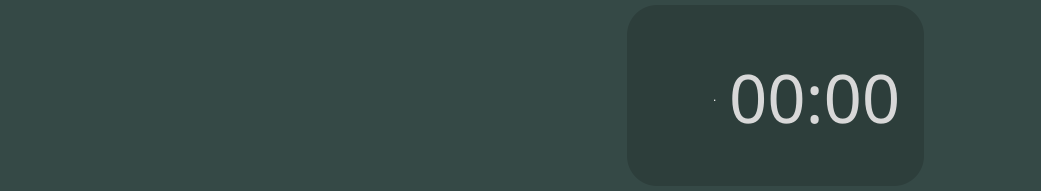
    <widget class="QWidget" name="topBar" native="true">
     <property name="enabled">
      <bool>false</bool>
     </property>
     <property name="sizePolicy">
      <sizepolicy hsizetype="Preferred" vsizetype="Preferred">
       <horstretch>0</horstretch>
       <verstretch>0</verstretch>
      </sizepolicy>
     </property>
     <property name="minimumSize">
      <size>
       <width>0</width>
       <height>0</height>
      </size>
     </property>
     <property name="maximumSize">
      <size>
       <width>16777215</width>
       <height>16777215</height>
      </size>
     </property>
     <property name="styleSheet">
      <string notr="true">QWidget {
	background-color: qlineargradient(spread:pad, x1:0.224, y1:0.419, x2:0.491, y2:0.4315, stop:0 rgba(239, 239, 239, 255), stop:0.339799 rgba(255, 255, 255, 255), stop:0.340909 rgba(150, 203, 124, 255), stop:0.662452 rgba(150, 203, 124, 255), stop:0.662469 rgba(76, 165, 34, 255), stop:1 rgba(76, 165, 34, 255));
}
QWidget:disabled {
	background-color: rgb(53, 73, 70);
}
</string>
     </property>
     <layout class="QGridLayout" name="topBarLayout" columnstretch="3,6,3,6,3,6,50,1,2,3,2,10">
      <property name="leftMargin">
       <number>0</number>
      </property>
      <property name="topMargin">
       <number>5</number>
      </property>
      <property name="rightMargin">
       <number>20</number>
      </property>
      <property name="bottomMargin">
       <number>5</number>
      </property>
      <item row="0" column="5">
       <widget class="QLabel" name="labelGps">
        <property name="sizePolicy">
         <sizepolicy hsizetype="Ignored" vsizetype="Preferred">
          <horstretch>0</horstretch>
          <verstretch>0</verstretch>
         </sizepolicy>
        </property>
        <property name="styleSheet">
         <string notr="true">QLabel {
	image: url(:/Recursos/Icons/gpsOff.svg);
	background-color: rgba(245, 245, 245,0);
}
QLabel:disabled {
	background-color: rgb(53, 73, 70);
	image: url(:/Recursos/Icons/gpsDis.svg);
}</string>
        </property>
        <property name="text">
         <string/>
        </property>
        <property name="scaledContents">
         <bool>false</bool>
        </property>
        <property name="margin">
         <number>20</number>
        </property>
       </widget>
      </item>
      <item row="0" column="3">
       <widget class="QLabel" name="labelCamera">
        <property name="sizePolicy">
         <sizepolicy hsizetype="Preferred" vsizetype="Preferred">
          <horstretch>0</horstretch>
          <verstretch>0</verstretch>
         </sizepolicy>
        </property>
        <property name="autoFillBackground">
         <bool>false</bool>
        </property>
        <property name="styleSheet">
         <string notr="true">QLabel {
	image: url(:/Recursos/Icons/camOff.svg);
	background-color: rgba(239, 239, 239,0);
}
QLabel:disabled {
	background-color: rgb(53, 73, 70);
	image: url(:/Recursos/Icons/camDis.svg);
}</string>
        </property>
        <property name="frameShape">
         <enum>QFrame::NoFrame</enum>
        </property>
        <property name="frameShadow">
         <enum>QFrame::Plain</enum>
        </property>
        <property name="lineWidth">
         <number>1</number>
        </property>
        <property name="midLineWidth">
         <number>0</number>
        </property>
        <property name="textFormat">
         <enum>Qt::PlainText</enum>
        </property>
        <property name="scaledContents">
         <bool>false</bool>
        </property>
        <property name="alignment">
         <set>Qt::AlignJustify|Qt::AlignVCenter</set>
        </property>
        <property name="margin">
         <number>20</number>
        </property>
       </widget>
      </item>
      <item row="0" column="2">
       <spacer name="horizontalSpacer_43">
        <property name="orientation">
         <enum>Qt::Horizontal</enum>
        </property>
        <property name="sizeHint" stdset="0">
         <size>
          <width>40</width>
          <height>20</height>
         </size>
        </property>
       </spacer>
      </item>
      <item row="0" column="0">
       <spacer name="horizontalSpacer_45">
        <property name="orientation">
         <enum>Qt::Horizontal</enum>
        </property>
        <property name="sizeHint" stdset="0">
         <size>
          <width>40</width>
          <height>20</height>
         </size>
        </property>
       </spacer>
      </item>
      <item row="0" column="11">
       <widget class="QLabel" name="batteryLabel">
        <property name="styleSheet">
         <string notr="true">background-color: rgb(76, 165, 34);
background-color: rgba(53, 73, 70,0);
image: url(:/Recursos/Icons/batteryFull.svg);</string>
        </property>
        <property name="text">
         <string/>
        </property>
        <property name="scaledContents">
         <bool>false</bool>
        </property>
        <property name="wordWrap">
         <bool>true</bool>
        </property>
        <property name="margin">
         <number>0</number>
        </property>
        <property name="indent">
         <number>0</number>
        </property>
       </widget>
      </item>
      <item row="0" column="10">
       <spacer name="horizontalSpacer_53">
        <property name="orientation">
         <enum>Qt::Horizontal</enum>
        </property>
        <property name="sizeHint" stdset="0">
         <size>
          <width>40</width>
          <height>20</height>
         </size>
        </property>
       </spacer>
      </item>
      <item row="0" column="4">
       <spacer name="horizontalSpacer_44">
        <property name="orientation">
         <enum>Qt::Horizontal</enum>
        </property>
        <property name="sizeHint" stdset="0">
         <size>
          <width>40</width>
          <height>20</height>
         </size>
        </property>
       </spacer>
      </item>
      <item row="0" column="1">
       <widget class="QLabel" name="labelWifi">
        <property name="sizePolicy">
         <sizepolicy hsizetype="Ignored" vsizetype="Preferred">
          <horstretch>0</horstretch>
          <verstretch>0</verstretch>
         </sizepolicy>
        </property>
        <property name="styleSheet">
         <string notr="true">QLabel {
	image: url(:/Recursos/Icons/wifiOff.svg);
	background-color: rgba(0, 0, 0,0);
}
QLabel:disabled {
	background-color: rgba(0, 0, 0, 0);
	image: url(:/Recursos/Icons/wifiDis.svg);
}</string>
        </property>
        <property name="text">
         <string/>
        </property>
        <property name="scaledContents">
         <bool>false</bool>
        </property>
        <property name="margin">
         <number>0</number>
        </property>
       </widget>
      </item>
      <item row="0" column="9">
       <widget class="QGroupBox" name="timeGroupBox">
        <property name="styleSheet">
         <string notr="true">border:none;
background-color: rgba(0, 0, 0, 40);
border-radius: 30px;
</string>
        </property>
        <property name="title">
         <string/>
        </property>
        <layout class="QGridLayout" name="gridLayout_29" rowstretch="15,70,15" columnstretch="30,70">
         <property name="leftMargin">
          <number>20</number>
         </property>
         <property name="topMargin">
          <number>0</number>
         </property>
         <property name="rightMargin">
          <number>20</number>
         </property>
         <property name="bottomMargin">
          <number>0</number>
         </property>
         <property name="horizontalSpacing">
          <number>12</number>
         </property>
         <item row="1" column="1">
          <widget class="QLabel" name="timeLabel">
           <property name="font">
            <font>
             <family>Ebrima</family>
             <pointsize>50</pointsize>
             <bold>false</bold>
            </font>
           </property>
           <property name="styleSheet">
            <string notr="true">QLabel{
background-color: rgba(255, 255, 255,0);
border: none;
color: rgb(216, 216, 216);
}
QLabel:Disabled{
	
	/*background-color: rgba(255, 255, 255,0);
	color: rgb(116, 116, 116);*/
}</string>
           </property>
           <property name="text">
            <string>00:00</string>
           </property>
           <property name="scaledContents">
            <bool>false</bool>
           </property>
           <property name="alignment">
            <set>Qt::AlignLeading|Qt::AlignLeft|Qt::AlignVCenter</set>
           </property>
           <property name="wordWrap">
            <bool>false</bool>
           </property>
           <property name="margin">
            <number>4</number>
           </property>
           <property name="indent">
            <number>0</number>
           </property>
          </widget>
         </item>
         <item row="0" column="1">
          <spacer name="verticalSpacer_54">
           <property name="orientation">
            <enum>Qt::Vertical</enum>
           </property>
           <property name="sizeHint" stdset="0">
            <size>
             <width>20</width>
             <height>40</height>
            </size>
           </property>
          </spacer>
         </item>
         <item row="1" column="0">
          <widget class="QLabel" name="label_8">
           <property name="styleSheet">
            <string notr="true">image: url(:/Recursos/Icons/timeW.svg);
color: rgb(255, 255, 255);
background-color: rgba(255, 255, 255, 0);</string>
           </property>
           <property name="text">
            <string>                   .</string>
           </property>
          </widget>
         </item>
         <item row="2" column="1">
          <spacer name="verticalSpacer_62">
           <property name="orientation">
            <enum>Qt::Vertical</enum>
           </property>
           <property name="sizeHint" stdset="0">
            <size>
             <width>20</width>
             <height>40</height>
            </size>
           </property>
          </spacer>
         </item>
        </layout>
       </widget>
      </item>
      <item row="0" column="6" colspan="3">
       <spacer name="horizontalSpacer">
        <property name="orientation">
         <enum>Qt::Horizontal</enum>
        </property>
        <property name="sizeHint" stdset="0">
         <size>
          <width>520</width>
          <height>20</height>
         </size>
        </property>
       </spacer>
      </item>
     </layout>
    </widget>
